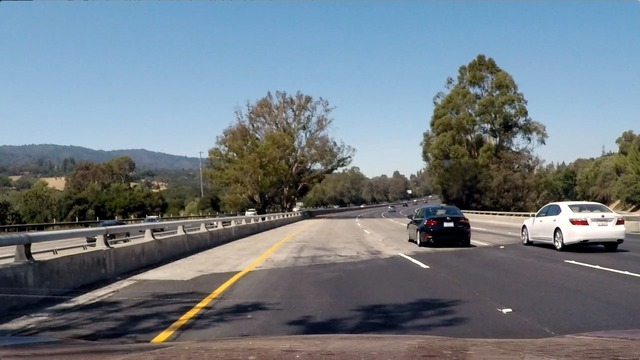
#> input picture lane_detection_ps/test_images/test5.jpg, 640 x 360 px, given in place of test24.jpg, which was not available
$ jupyter execute lane_detection_test.ipynb   (shell and % lines are left out)   (older library calls are emulated)
#> lines starting #> are read from the running program, lines starting #| are printed output that depends on the picture; after the words box and inside, x2 and y2 are one past the last pixel; in counts of white or black regions, pixels touching at a corner belong together; long printed decimals are rounded; pictures that were not available may be replaced by others from this repository, and a replacement may not be noted
### lane_detection_ps/utils/thresholding.py
import cv2
import numpy as np

# [34 lines left out: functions dir_threshold, mag_thresh, not called in this run]


def threshold(img, color=False, mag_dir_thresh=False):
    """Threshhold image on saturation channel and
    using magnitude gradient"""
    img = np.copy(img)

    # Convert to HLS color space and separate the V channel
    hls = cv2.cvtColor(img, cv2.COLOR_RGB2HLS).astype(float)


    ## White Color
    lower_white = np.array([0,210,0], dtype=np.uint8)
    upper_white = np.array([255,255,255], dtype=np.uint8)
    white_mask = cv2.inRange(hls, lower_white, upper_white)

    ## Yellow Color
    lower_yellow = np.array([18,0,100], dtype=np.uint8)
    upper_yellow = np.array([30,220,255], dtype=np.uint8)
    yellow_mask = cv2.inRange(hls, lower_yellow, upper_yellow)

    combined_binary = np.zeros_like(white_mask)

    # Dir Mag Threshold
    if mag_dir_thresh:
        dir_mask = dir_threshold(img)
        mag_mask = mag_thresh(img)
        combined_binary[((dir_mask == 1) & (mag_mask == 1))] = 255

    if color:
        return np.dstack((white_mask, yellow_mask, combined_binary))

    else:
        combined_binary[((white_mask == 255) | (yellow_mask == 255))] = 255
        combined_binary[(combined_binary == 255)] = 1
        return combined_binary

### lane_detection_ps/lane_detection_test.ipynb
[cell 1]
import cv2
import math
import os

from matplotlib import pyplot as plt
from PIL import Image

from utils.thresholding import *

[cell 2]
WIDTH = 640
HEIGHT = 480

# Change these variables based on our car.
wheelbase = 0.1524 # Length of car from front to back in meters
n = 5 # Angle gain

curvature = 1500
is_left_turn = False

ym_per_pix = 0.1524 / 72.0
xm_per_pix = 0.2286 / 600.0
y_eval = 240
midx = 320

#ROI Parameters
y_bottom = HEIGHT
y_top = int(HEIGHT * 0.4)

[cell 3]
frame_in_w = WIDTH
frame_in_h = HEIGHT

videoIn = cv2.VideoCapture(0)
videoIn.set(cv2.CAP_PROP_FRAME_WIDTH, frame_in_w);
videoIn.set(cv2.CAP_PROP_FRAME_HEIGHT, frame_in_h);
print("capture device is open: " + str(videoIn.isOpened()))

[cell 4]
test_image = Image.open(os.path.join('test_images', 'test24.jpg'))
#> test_image is the input picture: PIL image 640x360 RGB; mean R, G, B 112.1, 122.7, 131
resized_image = np.array(test_image.resize((WIDTH, HEIGHT), Image.BILINEAR))
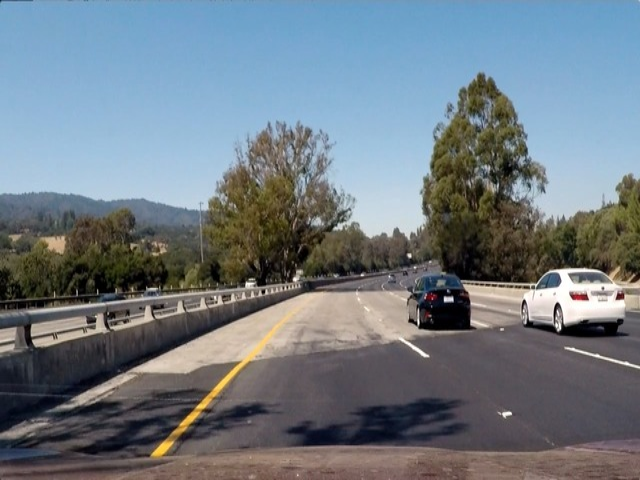
#> resized_image: shape (480, 640, 3); mean R, G, B 112.2, 122.7, 131
# ret, frame_vga = videoIn.read()
# resized_image = cv2.cvtColor(frame_vga.reshape(frame_in_h, frame_in_w, 3).astype(np.uint8), cv2.COLOR_BGR2RGB)
b_thresholded = threshold(resized_image)
#> in threshold, `hls = cv2.cvtColor(img, cv2.COLOR_RGB2HLS).astype(float)`:
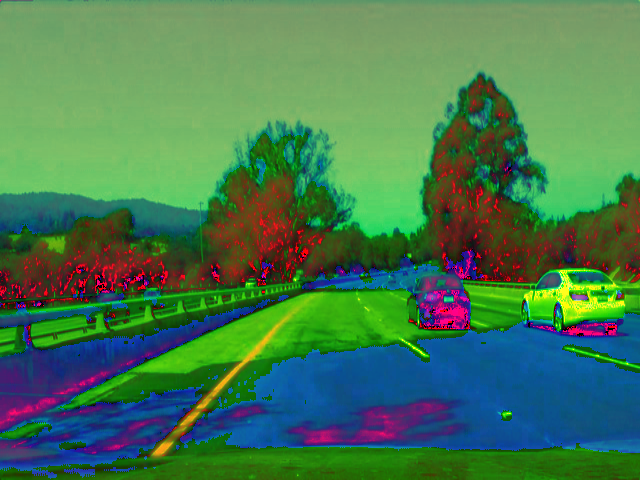
#> hls: shape (480, 640, 3) float64; mean of channels 0, 1, 2 80.4, 121.4, 70.3; drawn as B, G, R
#> in threshold, `white_mask = cv2.inRange(hls, lower_white, upper_white)`:
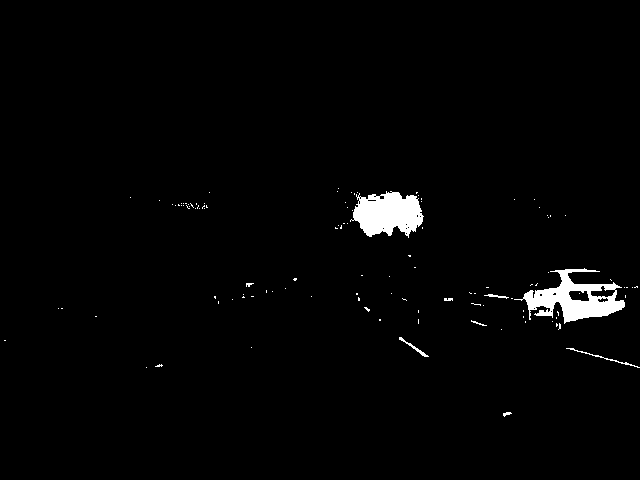
#> white_mask: shape (480, 640); 1.8% white; 112 white regions (103 under 20 px), largest, box (x1, y1, x2, y2) and area: (514, 268, 625, 324) 2578, (350, 191, 424, 238) 2343, (566, 348, 640, 368) 112
#> in threshold, `yellow_mask = cv2.inRange(hls, lower_yellow, upper_yellow)`:
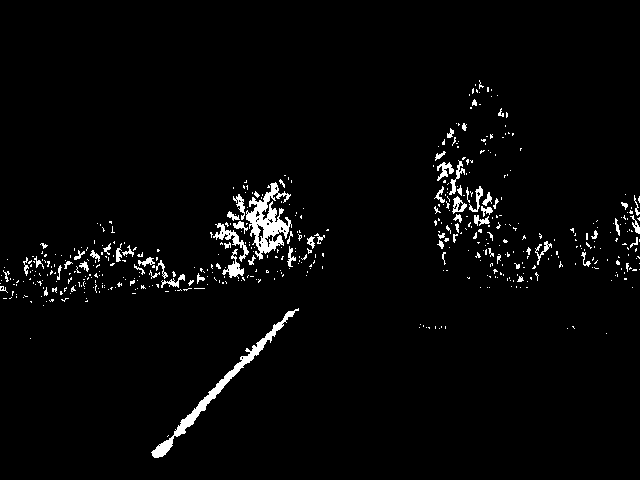
#> yellow_mask: shape (480, 640); 2.8% white; 515 white regions (444 under 20 px), largest, box (x1, y1, x2, y2) and area: (246, 182, 292, 260) 1504, (151, 308, 299, 458) 1464, (213, 223, 249, 262) 317
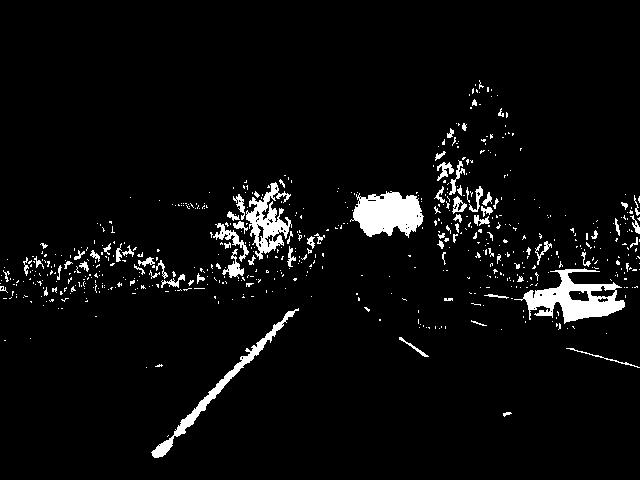
#> b_thresholded: shape (480, 640); values 0 (black) and 1 (white), 4.6% white; 622 white regions (542 under 20 px), largest, box (x1, y1, x2, y2) and area: (514, 268, 625, 324) 2578, (350, 191, 424, 238) 2343, (246, 182, 292, 260) 1504

[cell 5]
plt.figure(figsize=(10,40))
plt.subplot(121)
plt.imshow(resized_image)
plt.title('Original Image')
plt.xticks([])
plt.yticks([])

plt.subplot(122)
plt.imshow(b_thresholded, cmap="gray")
plt.title('Binary Masked Image')
plt.xticks([])
plt.yticks([])

[cell 6]
img_size = (b_thresholded.shape[1], b_thresholded.shape[0])
#> img_size = (640, 480)
width, height = img_size
#> width = 640; height = 480
scale_factor_h = width / 1280
#> scale_factor_h = 0.5
scale_factor_v = height / 720
#> scale_factor_v = 0.667
offset = 200 * scale_factor_h
#> offset = 100
src = np.float32([
    [100, 100],
    [600, 100],
    [600, 390],
    [40, 390]
])
dst = np.float32([[offset, 0], [img_size[0] - offset, 0], [img_size[0] - offset, img_size[1]], [offset, img_size[1]]])
M = cv2.getPerspectiveTransform(src,dst)
binary_warped = cv2.warpPerspective(b_thresholded,M, (width, height))#[y_top:y_bottom, :]
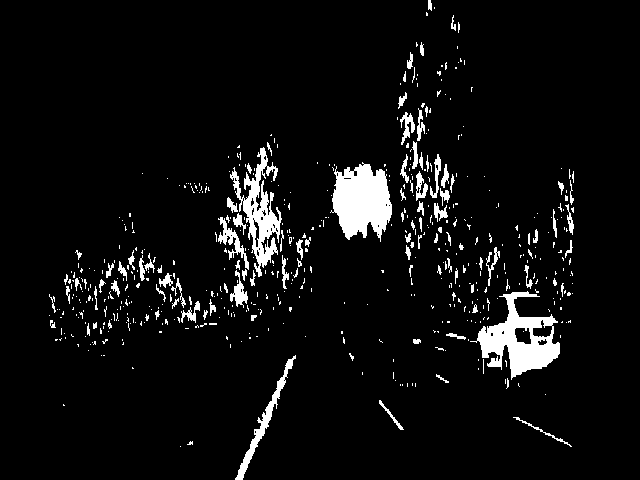
#> binary_warped: shape (480, 640); values 0 (black) and 1 (white), 5.8% white; 558 white regions (456 under 20 px), largest, box (x1, y1, x2, y2) and area: (330, 162, 392, 242) 3342, (470, 291, 560, 380) 3302, (230, 147, 282, 277) 2285

[cell 7]
plt.figure(figsize=(10,40))
plt.subplot(121)
plt.imshow(resized_image)
plt.title('Original Image')
plt.xticks([])
plt.yticks([])

plt.subplot(122)
plt.imshow(binary_warped, cmap="gray")
plt.title('Binary warped Image')
plt.xticks([])
plt.yticks([])

[cell 8]
kernel = np.ones((20, 20), np.uint8)

# Clean small blobs
binary_cleaned = cv2.morphologyEx(binary_warped, cv2.MORPH_OPEN, kernel)
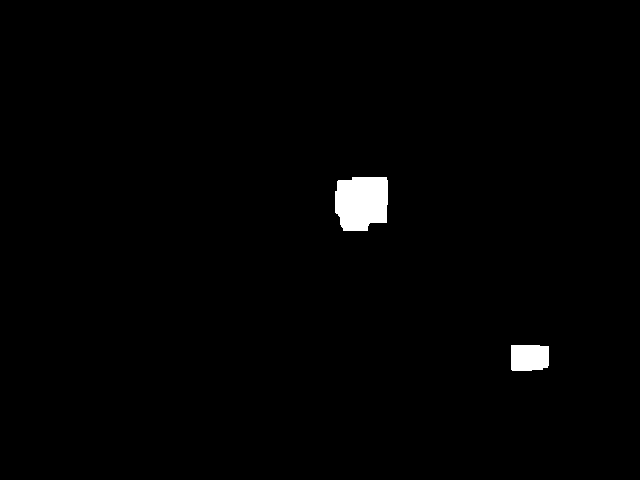
#> binary_cleaned: shape (480, 640); values 0 (black) and 1 (white), 1.1% white; 2 white regions, box (x1, y1, x2, y2) and area: (335, 177, 388, 231) 2517, (511, 345, 549, 371) 947

# Fill small gaps
binary_cleaned = cv2.morphologyEx(binary_cleaned, cv2.MORPH_CLOSE, kernel)
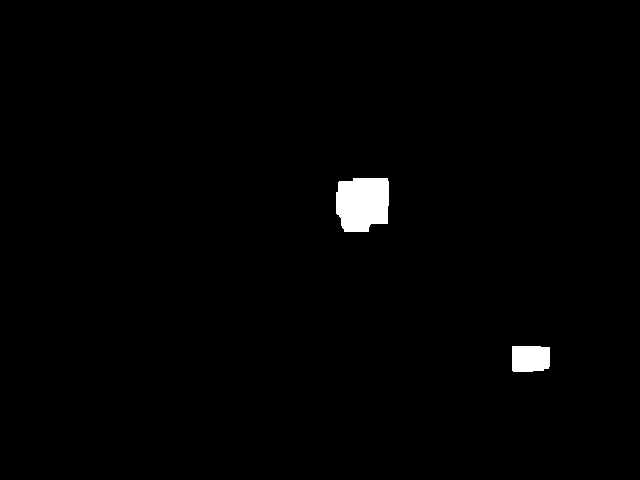
#> binary_cleaned: shape (480, 640); values 0 (black) and 1 (white), 1.1% white; 2 white regions, box (x1, y1, x2, y2) and area: (336, 178, 389, 232) 2517, (512, 346, 550, 372) 947

[cell 9]
plt.figure(figsize=(10,40))
plt.subplot(121)
plt.imshow(binary_warped, cmap="gray")
plt.title('Binary Warped Image')
plt.xticks([])
plt.yticks([])

plt.subplot(122)
plt.imshow(binary_cleaned, cmap="gray")
plt.title('Binary Cleaned Image')
plt.xticks([])
plt.yticks([])

[cell 10]
def compute_lane_heading_angle(left_fit=None, right_fit=None, y_eval=200):
    """
    Computes the average heading angle (in degrees) between the vehicle's forward direction (image y-axis)
    and the tangent direction of the lane lines at the bottom of the image (y = y_eval).

    Returns a signed angle:
    - Positive → turn right
    - Negative → turn left
    """
    angles = []

    def angle_from_fit(fit):
        # Derivative of the 2nd-order polynomial at y = y_eval
        dy = 1.0  # pixel change in y
        dx = 2 * fit[0] * y_eval + fit[1]  # derivative at y_eval
        angle_rad = np.arctan(dx)  # slope to angle
        return -np.degrees(angle_rad)

    if left_fit is not None:
        angles.append(angle_from_fit(left_fit))
    if right_fit is not None:
        angles.append(angle_from_fit(right_fit))

    if angles:
        print(angles)
        # Average heading angle from both lanes
        return np.mean(angles)
    else:
        return None

[cell 11]
def detect_lane_lines_connected_components(binary_warped):
    # Ensure the input is binary (0 and 255)
    binary = np.uint8(binary_warped * 255) if binary_warped.max() <= 1 else np.uint8(binary_warped)

    # Apply connected components
    num_labels, labels, stats, centroids = cv2.connectedComponentsWithStats(binary, connectivity=8)
#> labels: shape (480, 640) int32; 3 distinct labels, from 0 to 2
#> num_labels = 3; stats = [[0, 0, 640, 480, 303736], [336, 178, 53, 54, 2517], [512, 346, 38, 26, 947]]; centroids = [[318.5, 239.4], [362.2, 203], [530, 358.2]]

    # Image dimensions
    height, width = binary.shape
#> height = 480; width = 640

    # Prepare blank output for visualization or processing
    output = np.zeros_like(binary)

    # Store points
    leftx, lefty, rightx, righty = [], [], [], []

    for i in range(1, num_labels):  # Label 0 is background
        x, y, w, h, area = stats[i]
        cx, cy = centroids[i]

        # Heuristic filters for likely lane lines
        if area > 1000 and h > 30:
            if cx < width // 2:
                output[labels == i] = 127
                coords = np.column_stack(np.where(labels == i))
                for pt in coords:
                    lefty.append(pt[0])
                    leftx.append(pt[1])
            else:
                output[labels == i] = 255
                coords = np.column_stack(np.where(labels == i))
                for pt in coords:
                    righty.append(pt[0])
                    rightx.append(pt[1])
#> this loop made 2 passes
#> (x, y, w, h, area, cx, cy) on passes 1 to 2: (336, 178, 53, 54, 2517, 362.2, 203), (512, 346, 38, 26, 947, 530, 358.2)
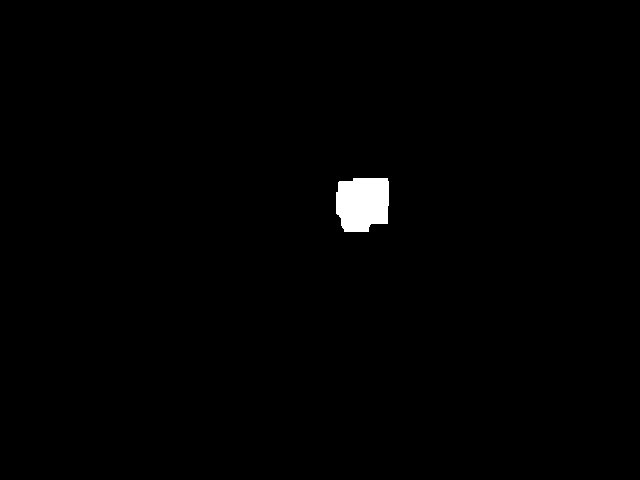
#> output: shape (480, 640); 0.82% white; 1 white region, box (x1, y1, x2, y2) and area: (336, 178, 389, 232) 2517
#> after the loop, leftx = []; lefty = []; rightx = 2517 values, max 388 at index 154, min 336 at index 665, mean 362.2; righty = 2517 values from 178 to 231

    # Convert lists to numpy arrays
    leftx = np.array(leftx)
#> leftx = empty array
    lefty = np.array(lefty)
#> lefty = empty array
    rightx = np.array(rightx)
    righty = np.array(righty)

    return leftx, lefty, rightx, righty, output

leftx, lefty, rightx, righty, output = detect_lane_lines_connected_components(binary_cleaned)
#> leftx = empty array; lefty = empty array; righty = 2517 values from 178 to 231

plt.imshow(output, cmap='gray')
plt.title('Detected lane components (left=gray, right=white)')
plt.show()

[cell 12]
if leftx.size > 0 and lefty.size > 0 and rightx.size > 0 and righty.size > 0:
    # Fit a second order polynomial to each
    left_fit = np.polyfit(lefty, leftx, 2)
    right_fit = np.polyfit(righty, rightx, 2)

    y1 = (2*left_fit[0]*y_eval + left_fit[1])*xm_per_pix/ym_per_pix
    y2 = 2*left_fit[0]*xm_per_pix/(ym_per_pix*ym_per_pix)

    y_top = 0
    y_bottom = y_eval  # typically near 700

    x_top = left_fit[0]*y_top**2 + left_fit[1]*y_top + left_fit[2]
    x_bottom = left_fit[0]*y_bottom**2 + left_fit[1]*y_bottom + left_fit[2]

    is_left_turn = x_bottom > x_top
    curvature = ((1 + y1*y1)**(1.5))/np.absolute(y2)
    angle = compute_lane_heading_angle(left_fit=left_fit, right_fit=right_fit)
elif leftx.size > 0 and lefty.size > 0:
    # Fit a second order polynomial to each
    left_fit = np.polyfit(lefty, leftx, 2)
    right_fit = [0,0,0]

    y1 = (2*left_fit[0]*y_eval + left_fit[1])*xm_per_pix/ym_per_pix
    y2 = 2*left_fit[0]*xm_per_pix/(ym_per_pix*ym_per_pix)

    y_top = 0
    y_bottom = y_eval  # typically near 700

    x_top = left_fit[0]*y_top**2 + left_fit[1]*y_top + left_fit[2]
    x_bottom = left_fit[0]*y_bottom**2 + left_fit[1]*y_bottom + left_fit[2]

    is_left_turn = x_bottom > x_top
    curvature = ((1 + y1*y1)**(1.5))/np.absolute(y2)
    angle = compute_lane_heading_angle(left_fit=left_fit)
elif rightx.size > 0 and righty.size > 0:
    # Fit a second order polynomial to each
    left_fit = [0,0,0]
    right_fit = np.polyfit(righty, rightx, 2)
#> right_fit = [-0.000234, -0.00668, 373.3]

    y1 = (2*right_fit[0]*y_eval + right_fit[1])*xm_per_pix/ym_per_pix
#> y1 = -0.0214
    y2 = 2*right_fit[0]*xm_per_pix/(ym_per_pix*ym_per_pix)
#> y2 = -0.0398

    y_top = 0
    y_bottom = y_eval  # typically near 700

    x_top = right_fit[0]*y_top**2 + right_fit[1]*y_top + right_fit[2]
#> x_top = 373.3
    x_bottom = right_fit[0]*y_bottom**2 + right_fit[1]*y_bottom + right_fit[2]
#> x_bottom = 358.2

    is_left_turn = x_bottom > x_top
#> is_left_turn = False
    curvature = ((1 + y1*y1)**(1.5))/np.absolute(y2)
#> curvature = 25.16
    angle = compute_lane_heading_angle(right_fit=right_fit)
#> in angle_from_fit, `dx = 2 * fit[0] * y_eval + fit[1]`: dx = -0.1
#> in angle_from_fit, `angle_rad = np.arctan(dx)`: angle_rad = -0.0999
#| [5.724]
#> angle = 5.72

[cell 13]
print(angle)
#| 5.724

[cell 14]
out_img = np.dstack((binary_cleaned, binary_cleaned, binary_cleaned))*255

ploty = np.linspace(0, binary_warped.shape[0]-1, binary_warped.shape[0] )
#> ploty = 480 values from 0 to 479
left_fitx = left_fit[0]*ploty**2 + left_fit[1]*ploty + left_fit[2]
#> left_fitx = 480 values from 0 to 0
right_fitx = right_fit[0]*ploty**2 + right_fit[1]*ploty + right_fit[2]
#> right_fitx = 480 values, max 373.3 at index 0, min 316.4 at index 479, mean 353.8

plt.figure(figsize=(10,40))
plt.subplot(1,2,1)
plt.imshow(binary_cleaned, cmap='gray')
plt.title('Binary Warped')

plt.subplot(1,2,2)
plt.imshow(out_img)
plt.plot(left_fitx, ploty, color='yellow')
plt.plot(right_fitx, ploty, color='yellow')
plt.xlim(0, 640)
plt.ylim(480, 0)
plt.title('Lane Detected')
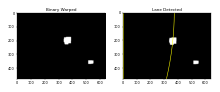
#> figure drawn by matplotlib, 2 panels
